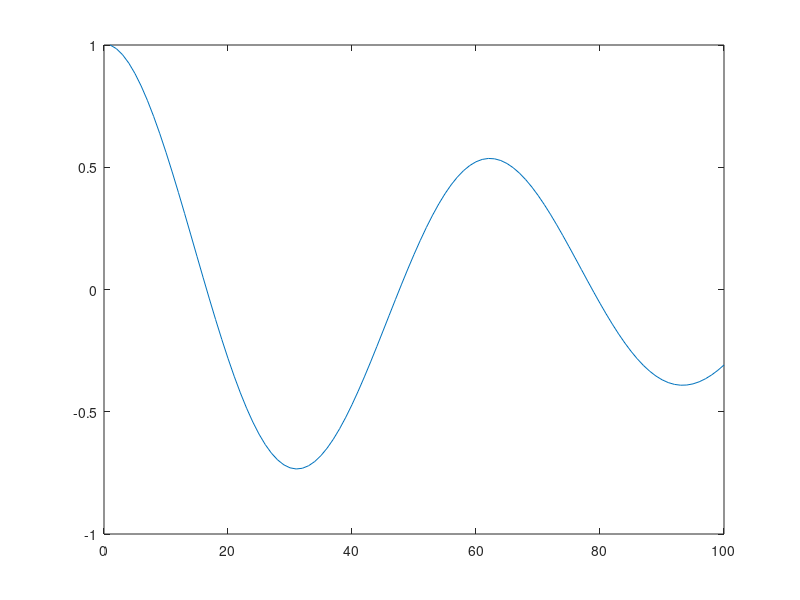

The MATLAB script that drew this image: (Note: this script raises an error after producing the figure.)
%% Komplexa tal

a = 3 + 2i;
b = 5 - 1;
x = a * b


%% Funktioner

g = @(x) exp(-0.1*x) .*cos(x);
x = linspace(0, 10);
y = g(x);
plot(y);

%% D8

h = 1e-6;
deriv = @(f,x) (f(x+h) - f(x))/h;

%% Plotta g och dess derivata

g = @(x) exp(-0.1*x) .*cos(x);
x = linspace(0, 10);
y = g(x);
plot(y);

hold on

h = 1e-6;
deriv = @(f,x) (f(x+h) - f(x))/h;
t = deriv(f,x);
plot(t,'g:+');

title('Funktionen och dess derivata')
legend('funktion', 'derivata')
print('funktionsbild','-dpng')

%% D10

y0 = deriv(g,x);
y1 = exp(-0.1*x) .*cos(x) - 0.1*exp(-0.1*x) .*sin(x);
y2 = -0.1*exp(-0.1*x) .*cos(x) - exp(-0.1*x) .*sin(x);
y3 = -0.1*exp(-0.1*x) .*cos(x) - 0.1*exp(-0.1*x) .*sin(x);

d1 = y1 - y0;
d2 = y2 - y0;
d3 = y3 - y0;

norm(d1)
norm(d2)
norm(d3)

%% Matriser

M = eye(5)*7 
Z = 4*ones(5,3);


%% D12

A = [2 4 3;1 3 -2;9 15 18];
b = [-172; -116; -708];
x = A\b;

%% D13

A = [1 1 -1; 2 1 1; 4 3 -1];
Y = det(A);

B = [1 1 -1; 2 1 1; 4 3 -1]
b = [2;3;4]
m = B\b;


